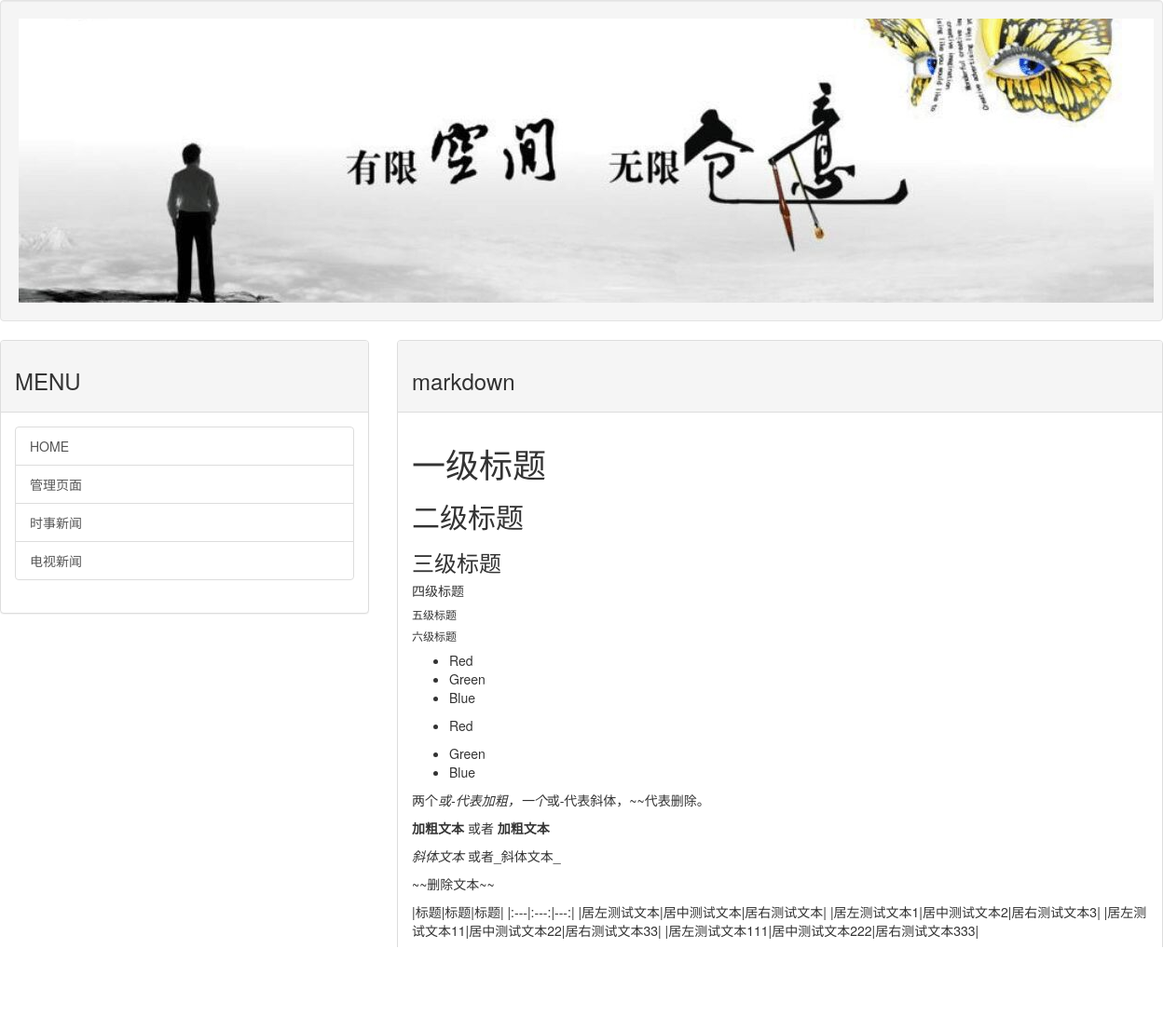
The app's page /post/markdown with its own data.
### mainsite/models.py (models this page shows, shortened)
class Post(models.Model):
    title = models.CharField(max_length=200)
    slug = models.CharField(max_length=200)
    body = models.TextField()
    pub_date = models.DateTimeField(default=timezone.now)
    abstract = models.CharField(max_length=200,default="")
    class Meta:
        ordering = ('-pub_date',)

### mainsite/views.py (the view)
# urls.py: url(r'^post/(\w+)$', showpost),
def showpost(request,slug):
    template = get_template('post.html')
    try:
        post = Post.objects.get(slug=slug)
        if post != None:
            html = template.render(locals())
            return HttpResponse(html)
    except:
        return redirect('/')

### templates/post.html (shortened to what this page needs)
{% extends 'base.html' %}
{% load markdown_deux_tags %}
{% block headmessage %}
   <h3>{{ post.title }}</h3>
{% endblock %}
{% block content %}
        <p>{{ post.body | markdown }}</p>
{% endblock %}

### templates/base.html (shortened to what this page needs)
<!DOCTYPE html>
<html>
<head>
<link rel="stylesheet" href="https://cdn.bootcss.com/bootstrap/3.3.7/css/bootstrap.min.css">
</head>
<body>
<div class='class-fluid'>
     {% include 'header.html' %}
<div class='row'>
     <div class='col-md-4'>
       <div class='panel panel-default'>
         <div class='panel-heading'>
	    <h3> MENU </h3>
         </div>
         <div class='panel-body'>
	   <div class='list-group'>
		<a href='/' class='list-group-item'>HOME</a>
		<a href='/'  class='list-group-item'>管理页面</a>
		<a href='/'  class='list-group-item'>时事新闻</a>
		<a href='/'  class='list-group-item'>电视新闻</a>
	   </div>
         </div>
        </div>
     </div>
     <div class='col-md-8 '>
        <div class='panel panel-default'>
           <div class='panel-heading'>
              {% block headmessage %} {% endblock %}
           </div>
           <div class='panel-body'>
           {% block content %} {% endblock %}
           </div>
           <div class='panel-footer'>
	     {% include 'footer.html' %}
	   </div>
        </div>
     </div>
</div>
</div>
</body>
</html>

### templates/header.html
{% load staticfiles %}
<div class='well'>
   <center><img src="{% static "images/logo.jpg"%}"</center>
</div>

### templates/footer.html
{% block footer %}
    {% if now %}
<p> 现在时刻： {{ now }} </p>
    {% else %}
<p> 本内容取自网络，如有侵权来信通知下架...</p>
    {% endif %}
{% endblock %}

### records on screen
Post: title "markdown", body "一级标题 二级标题 三级标题 四级标题 五级标题 六级标题 Red Green Blue Red Green Blue 两个 或-代表加粗，一个 或-代表斜体，~~代表删除。 加粗文本 或者 加粗文本 斜体文本 或者_斜体文本_ ~~删除文本~~ |标题|标题|标题| |:---|:---:|---:| |居左测试文本|居中测试文本|居右测试文本| |居左测试文本1|居中测试文本2|居右测试文本3| |居左测试文本11|居中测试文本22|居右测试文本33| |居左测试文本111|居中测试文本222|居右测试文本333|"
